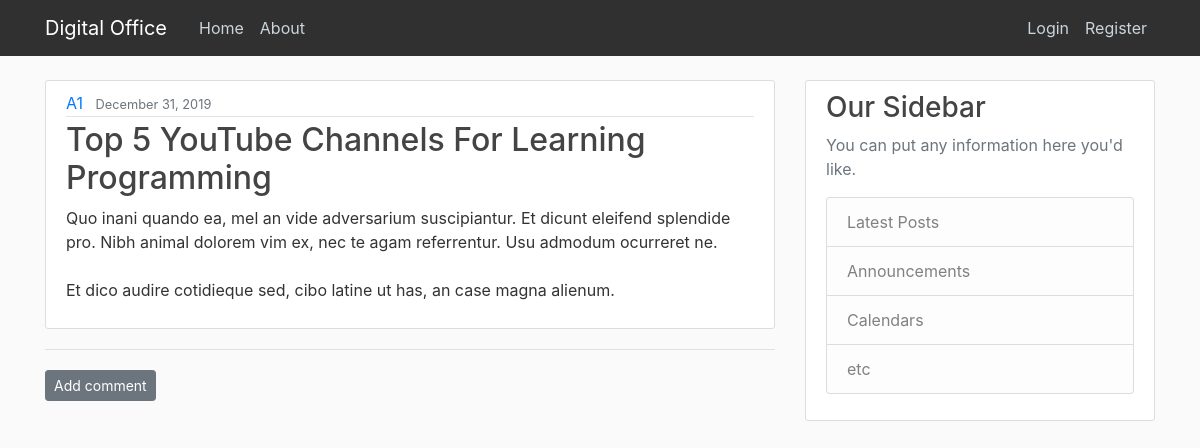
/blog/files/30/, run on an earlier commit of the app's database.
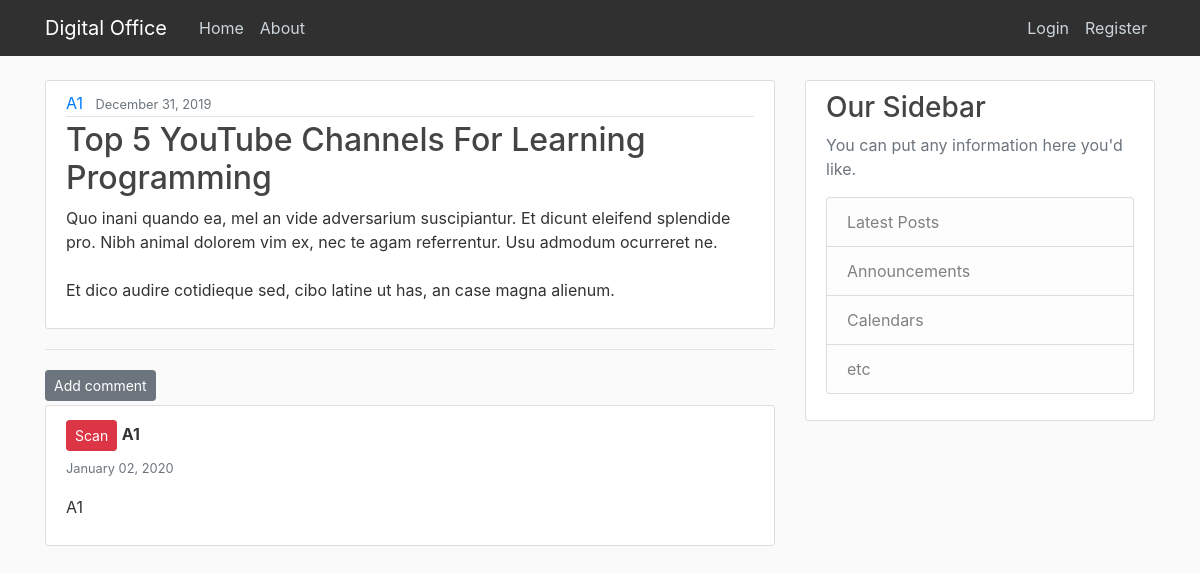
And on a later commit of the database.
### blog/models.py (models this page shows, shortened)
class Files(models.Model):
    title=models.CharField(max_length=100)
    summary=models.TextField()
    date_posted=models.DateTimeField(default=timezone.now)
    author=models.ForeignKey(User,on_delete=models.CASCADE)

class Comment(models.Model):
    files = models.ForeignKey('blog.Files', on_delete=models.CASCADE, related_name='comments')
    author = models.CharField(max_length=200)
    text = models.TextField()
    role = models.CharField(max_length=200,default="Scan")
    created_date = models.DateTimeField(default=timezone.now)
    approved_comment = models.BooleanField(default=False)
    stage1=models.CharField(max_length=7,default="False")
    stage2=models.CharField(max_length=7,default="False")
    stage3=models.CharField(max_length=7,default="False")
    final=models.CharField(max_length=7,default="False")

### blog/views.py (the view)
# urls.py: path('files/<int:pk>/',FileDetailView.as_view(),name='file-detail'),
class FileDetailView(DetailView):
    model=Files

### blog/templates/blog/files_detail.html (shortened to what this page needs)
{% extends "blog/base.html" %}
{% block content %}
<article class="media content-section">
    <div class="media-body">
      <div class="article-metadata">
        <a class="mr-2" href="#">{{ object.author }}</a>
        <small class="text-muted">{{ object.date_posted | date:"F d, Y" }}</small>
      </div>
      <h2  class="article-title">{{ object.title }}</h2>
      <p class="article-content">{{ object.summary }}</p>
    </div>
  </article>
  <hr>
<a class="btn btn-secondary btn-sm mt-1 mb-1" href="{% url 'add_comment_to_post' files.pk %}">Add comment</a>
<br>
{% if user.is_staff and user.is_superuser %}
{% for comment in object.comments.all %}
    <div  class="container content-section" >
      {% if comment.role == 'Phase 2' %}
      <button type="button" class="btn btn-warning btn-sm mt-1 mb-1">{{ comment.role }}</button>
     {% elif comment.role == 'Phase 1' %}
     <button type="button" class="btn btn-success btn-sm mt-1 mb-1">{{ comment.role }}</button>
     {% elif comment.role == 'Final' %}
     <button type="button" class="btn btn-info btn-sm mt-1 mb-1">{{ comment.role }}</button>
     {% elif comment.role == 'Scan' %}
     <button type="button" class="btn btn-danger btn-sm mt-1 mb-1">{{ comment.role }}</button>
     {% endif %}
      <strong>{{ comment.author }}</strong><br>
      <small class="text-muted">{{ comment.created_date | date:"F d, Y" }}</small>
        <p>{{ comment.text|linebreaks }}</p>
    </div>
    {% endfor %}
{% else  %}
{% for comment in object.comments.all %}
{% if comment.role == 'Scan' %}
        <div class='container content-section'>
          {% if comment.role == 'Phase 2' %}
          <button type="button" class="btn btn-warning btn-sm mt-1 mb-1">{{ comment.role }}</button>
         {% elif comment.role == 'Phase 1' %}
         <button type="button" class="btn btn-success btn-sm mt-1 mb-1">{{ comment.role }}</button>
         {% elif comment.role == 'Final' %}
         <button type="button" class="btn btn-info btn-sm mt-1 mb-1">{{ comment.role }}</button>
         {% elif comment.role == 'Scan' %}
         <button type="button" class="btn btn-danger btn-sm mt-1 mb-1">{{ comment.role }}</button>
         {% endif %}
          <strong>{{ comment.author }}</strong>
    <br>
          <small class="text-muted">{{ comment.created_date | date:"F d, Y" }}</small>
            <p>{{ comment.text|linebreaks }}</p>
        </div>
{% endif %}
{% endfor %}
{% endif %}
{% endblock %}

### blog/templates/blog/base.html (shortened to what this page needs)
{% load static %}
<!doctype html>
<html lang="en">
  <head>
    <link rel="stylesheet" href="https://maxcdn.bootstrapcdn.com/bootstrap/4.0.0/css/bootstrap.min.css">
<link rel="stylesheet"  type="text/css" href="{% static 'blog/main.css' %}">
  </head>
  <body>
    <header class="site-header">
        <nav class="navbar navbar-expand-md navbar-dark bg-steel fixed-top">
          <div class="container">
            <a class="navbar-brand mr-4" href="{% url 'blog-home' %}">Digital Office</a>
            <div class="collapse navbar-collapse" id="navbarToggle">
              <div class="navbar-nav mr-auto">
                <a class="nav-item nav-link" href="{% url 'blog-home' %}">Home</a>
                <a class="nav-item nav-link" href="{% url 'blog-about' %}">About</a>
              </div>
              <div class="navbar-nav">
                {% if user.is_authenticated %}
                <a class="nav-item nav-link" href="{% url 'file-create' %}"">New File</a>
                <a class="nav-item nav-link" href="{% url 'profile' %}"">Profile</a>
                <a class="nav-item nav-link" href="{% url 'logout' %}"">Logout</a>
                {% else %}
                <a class="nav-item nav-link" href="{% url 'login' %}"">Login</a>
                <a class="nav-item nav-link" href="{% url 'register' %}">Register</a>
                {% endif %}
              </div>
            </div>
          </div>
        </nav>
      <main role="main" class="container">
        <div class="row">
          <div class="col-md-8">
            {% block content %}{% endblock %}
          </div>
          <div class="col-md-4">
            <div class="content-section">
              <h3>Our Sidebar</h3>
              <p class='text-muted'>You can put any information here you'd like.
                <ul class="list-group">
                  <li class="list-group-item list-group-item-light">Latest Posts</li>
                  <li class="list-group-item list-group-item-light">Announcements</li>
                  <li class="list-group-item list-group-item-light">Calendars</li>
                  <li class="list-group-item list-group-item-light">etc</li>
                </ul>
              </p>
            </div>
          </div>
        </div>
      </main>
  </body>
</html>

### blog/static/blog/main.css (style rules this page uses)
body { background: #fafafa; color: #333333; margin-top: 5rem; }
h1, h2, h3, h4, h5, h6 { color: #444444; }
ul { margin: 0; }
.bg-steel { background-color: #303030; }
.site-header .navbar-nav .nav-link { color: #cbd5db; }
.content-section { background: #ffffff; padding: 10px 20px; border: 1px solid #dddddd; border-radius: 3px; margin-bottom: 20px; }
.article-title { color: #444444; }
.article-content { white-space: pre-line; }
.article-metadata { padding-bottom: 1px; margin-bottom: 4px; border-bottom: 1px solid #e3e3e3 }

What changed in the data, as far as the page shows it:
added Comment: role "Scan", author "A1", created_date "January 02, 2020", text "A1"
